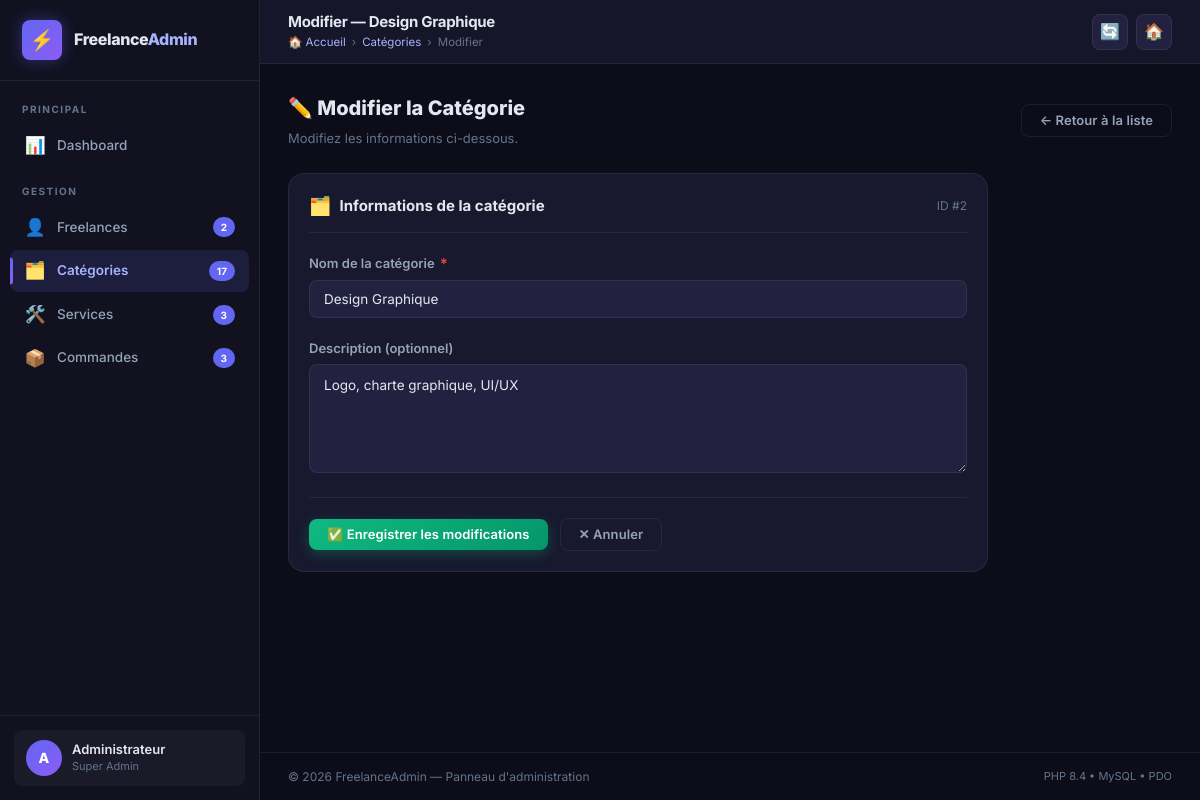
Page /réalisastion/admin/categories/modifier.php?id=2 on the committed database.
### tables this page shows
CREATE TABLE categorie_service (
    id_categorie INT AUTO_INCREMENT PRIMARY KEY,
    nom VARCHAR(100) NOT NULL,
    description TEXT
);

### réalisastion/admin/categories/modifier.php (the view, shortened to what this page needs)
<?php
$pdo = getDB();
$id = filter_input(INPUT_GET, 'id', FILTER_VALIDATE_INT);
$stmt = $pdo->prepare("SELECT * FROM categorie_service WHERE id_categorie = ?");
$stmt->execute([$id]);
$categorie = $stmt->fetch();
$old = $categorie;
require_once __DIR__ . '/../../includes/header.php';
?>
<div style="display:flex;align-items:center;justify-content:space-between;margin-bottom:24px;">
    <div>
        <h1 style="font-size:20px;font-weight:800;margin-bottom:4px;">✏️ Modifier la Catégorie</h1>
        <p style="color:var(--text-muted);font-size:13px;">Modifiez les informations ci-dessous.</p>
    </div>
    <a href="<?= BASE_URL ?>/admin/categories/index.php" class="btn btn-outline">← Retour à la liste</a>
</div>
<form method="POST" novalidate id="form-modifier-categorie">
<div class="card" style="max-width:700px;">
    <div class="card-header">
        <h2 class="card-title"><span class="card-icon">🗂️</span> Informations de la catégorie</h2>
        <span style="font-size:12px;color:var(--text-muted);">ID #<?= $id ?></span>
    </div>
    <div class="form-group" style="margin-bottom:20px;">
        <label for="nom">Nom de la catégorie <span class="required">*</span></label>
        <input type="text" name="nom" id="nom"
               value="<?= htmlspecialchars($old['nom']) ?>" required>
    </div>
    <div class="form-group" style="margin-bottom:24px;">
        <label for="description">Description (optionnel)</label>
        <textarea name="description" id="description" rows="4"><?= htmlspecialchars($old['description'] ?? '') ?></textarea>
    </div>
    <div class="form-actions">
        <button type="submit" class="btn btn-success" id="btn-submit-modifier-cat">
            ✅ Enregistrer les modifications
        </button>
        <a href="<?= BASE_URL ?>/admin/categories/index.php" class="btn btn-outline">
            ✕ Annuler
        </a>
    </div>
</div>
</form>
<?php require_once __DIR__ . '/../../includes/footer.php'; ?>

### réalisastion/assets/css/admin.css (style rules this page uses)
:root { --primary: #6366f1; --primary-dark: #4f46e5; --primary-light: #a5b4fc; --secondary: #8b5cf6; --accent: #06b6d4; --success: #10b981; --success-bg: rgba(16, 185, 129, 0.12); --danger: #ef4444; --danger-bg: rgba(239, 68, 68, 0.12); --warning: #f59e0b; --warning-bg: rgba(245, 158, 11, 0.12); --info: #3b82f6; --info-bg: rgba(59, 130, 246, 0.12); --bg-body: #0d0d1a; --bg-sidebar: #111120; --bg-card: #18182e; --bg-card-hover: #1e1e38; --bg-input: #222240; --bg-table-header: #1c1c34; --bg-table-row: #18182e; --bg-table-alt: #1b1b31; --bg-topbar: #16162a; --text-primary: #e2e8f0; --text-secondary: #94a3b8; --text-muted: #64748b; --border: rgba(255, 255, 255, 0.07); --border-hover: rgba(99, 102, 241, 0.35); --border-focus: rgba(99, 102, 241, 0.55); --sidebar-w: 260px; --topbar-h: 64px; --space-xs: 6px; --space-sm: 12px; --space-md: 20px; --space-lg: 28px; --space-xl: 40px; --r-xs: 4px; --r-sm: 8px; --r-md: 12px; --r-lg: 16px; --r-xl: 20px; --r-full: 9999px; --shadow-sm: 0 2px 8px rgba(0, 0, 0, 0.35); --shadow: 0 4px 20px rgba(0, 0, 0, 0.45); --shadow-lg: 0 8px 40px rgba(0, 0, 0, 0.55); --shadow-primary: 0 4px 18px rgba(99, 102, 241, 0.32); --t-fast: all 0.18s ease; --t: all 0.25s cubic-bezier(0.4, 0, 0.2, 1); --t-slow: all 0.4s ease; }
*, *::before, *::after { box-sizing: border-box; margin: 0; padding: 0; }
html { font-size: 14px; scroll-behavior: smooth; -webkit-text-size-adjust: 100%; }
body { font-family: 'Inter', -apple-system, BlinkMacSystemFont, 'Segoe UI', Roboto, sans-serif; background-color: var(--bg-body); color: var(--text-primary); min-height: 100vh; line-height: 1.6; -webkit-font-smoothing: antialiased; -moz-osx-font-smoothing: grayscale; }
a { text-decoration: none; color: inherit; transition: var(--t-fast); }
button { font-family: inherit; cursor: pointer; }
.card { background: var(--bg-card); border: 1px solid var(--border); border-radius: var(--r-lg); padding: var(--space-md); transition: border-color 0.25s ease, box-shadow 0.25s ease; }
.card-header { display: flex; align-items: center; justify-content: space-between; gap: 12px; margin-bottom: var(--space-md); padding-bottom: 14px; border-bottom: 1px solid var(--border); flex-wrap: wrap; }
.card-title { font-size: 15px; font-weight: 700; color: var(--text-primary); display: flex; align-items: center; gap: 8px; margin: 0; }
.card-icon { font-size: 18px; line-height: 1; }
.btn { display: inline-flex; align-items: center; justify-content: center; gap: 7px; padding: 9px 18px; border-radius: var(--r-sm); font-size: 13px; font-weight: 600; font-family: inherit; cursor: pointer; border: none; transition: var(--t); text-decoration: none; white-space: nowrap; letter-spacing: 0.1px; line-height: 1; vertical-align: middle; outline: none; }
.btn-success { background: linear-gradient(135deg, var(--success) 0%, #059669 100%); color: #fff; box-shadow: 0 4px 14px rgba(16, 185, 129, 0.3); }
.btn-outline { background: transparent; border: 1px solid var(--border); color: var(--text-secondary); }
.form-group { display: flex; flex-direction: column; gap: 6px; }
label { font-size: 13px; font-weight: 600; color: var(--text-secondary); display: flex; align-items: center; gap: 5px; user-select: none; }
.required { color: var(--danger); font-size: 15px; line-height: 1; }
input[type="text"], input[type="email"], input[type="number"], input[type="url"], input[type="tel"], input[type="date"], input[type="file"], select, textarea { width: 100%; background: var(--bg-input); border: 1px solid var(--border); border-radius: var(--r-sm); padding: 10px 14px; color: var(--text-primary); font-family: inherit; font-size: 13.5px; transition: var(--t); outline: none; -webkit-appearance: none; appearance: none; }
input::placeholder, textarea::placeholder { color: var(--text-muted); font-size: 13px; }
textarea { resize: vertical; min-height: 100px; line-height: 1.6; }
.form-actions { display: flex; align-items: center; gap: 12px; padding-top: var(--space-md); margin-top: 4px; border-top: 1px solid var(--border); flex-wrap: wrap; }

### rows in the picture
categorie_service: nom "Design Graphique", description "Logo, charte graphique, UI/UX"

### other values in the picture
$stats['freelances'] "2"
$stats['categories'] "17"
$stats['services'] "3"
$stats['commandes'] "3"
$pageTitle "Modifier — Design Graphique"
$crumb['label'] "Catégories"
$crumb['label'] "Modifier"
$id "2"
PHP_MAJOR_VERSION "8"
PHP_MINOR_VERSION "4"
